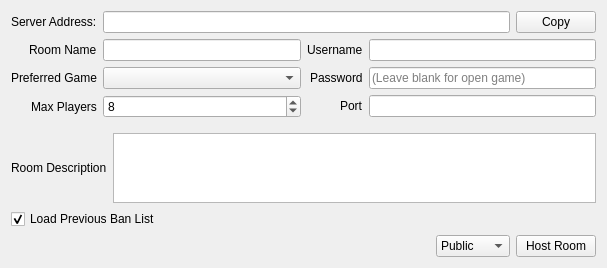
<?xml version="1.0" encoding="UTF-8"?>
<ui version="4.0">
 <class>HostRoom</class>
 <widget class="QWidget" name="HostRoom">
  <property name="geometry">
   <rect>
    <x>0</x>
    <y>0</y>
    <width>607</width>
    <height>236</height>
   </rect>
  </property>
  <property name="windowTitle">
   <string>Create Room</string>
  </property>
    <layout class="QVBoxLayout" name="verticalLayout_3">
    <item>
    <layout class="QHBoxLayout" name="horizontalLayout_2">
        <item>
        <widget class="QLabel" name="server_address_label">
        <property name="text">
        <string>Server Address:</string>
        </property>
        </widget>
        </item>
        <item>
        <widget class="QLineEdit" name="server_address_box"/>
        </item>
        <item>
        <widget class="QPushButton" name="copy_ip_button">
        <property name="text">
        <string>Copy</string>
        </property>
        </widget>
        </item>
    </layout>
    </item>
   <item>
    <widget class="QWidget" name="settings" native="true">
     <layout class="QHBoxLayout">
      <property name="leftMargin">
       <number>0</number>
      </property>
      <property name="topMargin">
       <number>0</number>
      </property>
      <property name="rightMargin">
       <number>0</number>
      </property>
      <item>
       <layout class="QFormLayout" name="formLayout_2">
        <property name="labelAlignment">
         <set>Qt::AlignRight|Qt::AlignTrailing|Qt::AlignVCenter</set>
        </property>
        <item row="1" column="0">
         <widget class="QLabel" name="label">
          <property name="text">
           <string>Room Name</string>
          </property>
         </widget>
        </item>
        <item row="1" column="1">
         <widget class="QLineEdit" name="room_name">
          <property name="maxLength">
           <number>50</number>
          </property>
         </widget>
        </item>
        <item row="2" column="0">
         <widget class="QLabel" name="label_3">
          <property name="text">
           <string>Preferred Game</string>
          </property>
         </widget>
        </item>
        <item row="2" column="1">
         <widget class="QComboBox" name="game_list"/>
        </item>
        <item row="3" column="0">
         <widget class="QLabel" name="label_2">
          <property name="text">
           <string>Max Players</string>
          </property>
         </widget>
        </item>
        <item row="3" column="1">
         <widget class="QSpinBox" name="max_player">
          <property name="minimum">
           <number>2</number>
          </property>
          <property name="maximum">
           <number>16</number>
          </property>
          <property name="value">
           <number>8</number>
          </property>
         </widget>
        </item>
       </layout>
      </item>
      <item>
       <layout class="QFormLayout" name="formLayout">
        <property name="labelAlignment">
         <set>Qt::AlignRight|Qt::AlignTrailing|Qt::AlignVCenter</set>
        </property>
        <item row="0" column="0">
         <widget class="QLabel" name="label_6">
          <property name="text">
           <string>Username</string>
          </property>
         </widget>
        </item>
        <item row="0" column="1">
         <widget class="QLineEdit" name="username"/>
        </item>
        <item row="1" column="0">
         <widget class="QLabel" name="label_5">
          <property name="text">
           <string>Password</string>
          </property>
         </widget>
        </item>
        <item row="1" column="1">
         <widget class="QLineEdit" name="password">
          <property name="echoMode">
           <enum>QLineEdit::PasswordEchoOnEdit</enum>
          </property>
          <property name="placeholderText">
           <string>(Leave blank for open game)</string>
          </property>
         </widget>
        </item>
        <item row="2" column="0">
         <widget class="QLabel" name="label_4">
          <property name="text">
           <string>Port</string>
          </property>
         </widget>
        </item>
        <item row="2" column="1">
         <widget class="QLineEdit" name="port">
          <property name="inputMethodHints">
           <set>Qt::ImhDigitsOnly</set>
          </property>
          <property name="maxLength">
           <number>5</number>
          </property>
         </widget>
        </item>
       </layout>
      </item>
     </layout>
    </widget>
   </item>
   <item>
    <layout class="QHBoxLayout" name="horizontalLayout_3">
     <item>
      <widget class="QLabel" name="label_7">
       <property name="text">
        <string>Room Description</string>
       </property>
      </widget>
     </item>
     <item>
      <widget class="QTextEdit" name="room_description"/>
     </item>
    </layout>
   </item>
   <item>
    <layout class="QHBoxLayout">
     <item>
      <widget class="QCheckBox" name="load_ban_list">
       <property name="text">
        <string>Load Previous Ban List</string>
       </property>
       <property name="checked">
        <bool>true</bool>
       </property>
      </widget>
     </item>
    </layout>
   </item>
   <item>
    <layout class="QHBoxLayout" name="horizontalLayout">
     <property name="rightMargin">
      <number>0</number>
     </property>
     <item>
      <spacer name="horizontalSpacer">
       <property name="orientation">
        <enum>Qt::Horizontal</enum>
       </property>
       <property name="sizeHint" stdset="0">
        <size>
         <width>40</width>
         <height>20</height>
        </size>
       </property>
      </spacer>
     </item>
     <item>
      <widget class="QComboBox" name="host_type">
       <item>
        <property name="text">
         <string>Public</string>
        </property>
       </item>
       <item>
        <property name="text">
         <string>Unlisted</string>
        </property>
       </item>
      </widget>
     </item>
     <item>
      <widget class="QPushButton" name="host">
       <property name="text">
        <string>Host Room</string>
       </property>
      </widget>
     </item>
    </layout>
   </item>
  </layout>
 </widget>
 <resources/>
 <connections/>
</ui>
